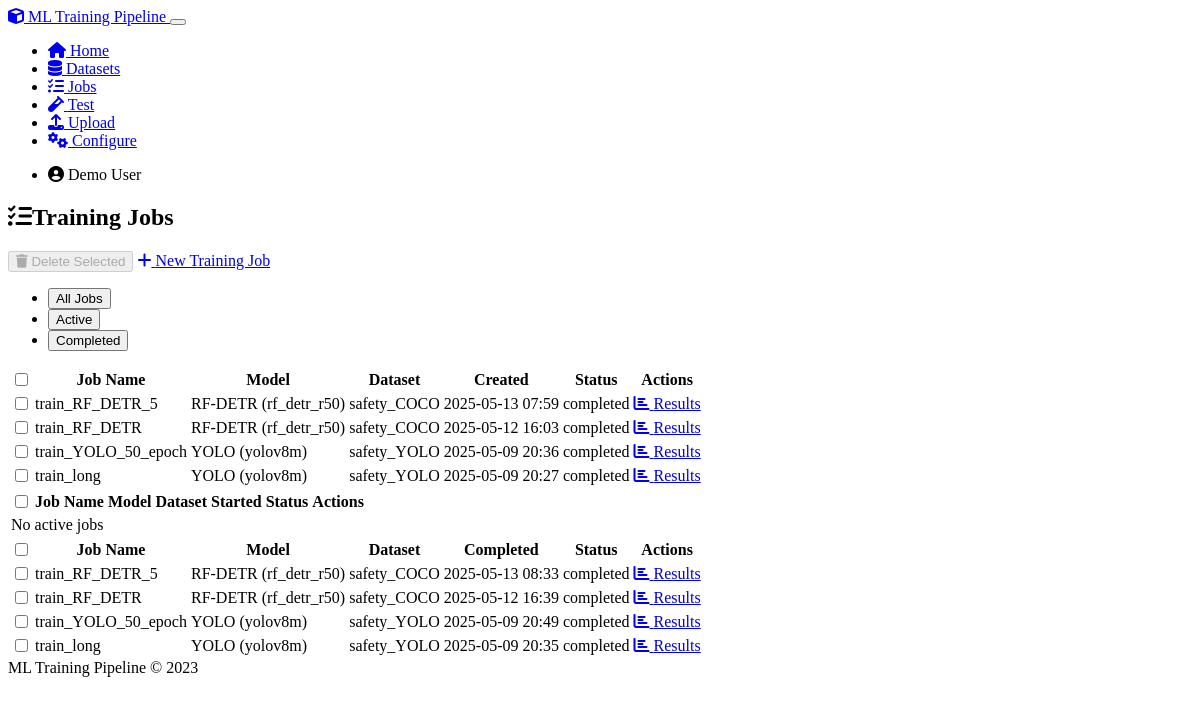
Page /jobs on the committed database.
### models.py (models this page shows, shortened)
class TrainingJob(db.Model):
    id = db.Column(db.Integer, primary_key=True)
    job_name = db.Column(db.String(120), nullable=False)
    model_type = db.Column(db.String(20), nullable=False)  # YOLO, RF-DETR
    model_variant = db.Column(db.String(20), nullable=False)  # e.g., yolov5s, rf_detr_r50
    hyperparameters = db.Column(db.Text, nullable=False)  # JSON-serialized hyperparameters
    status = db.Column(db.String(20), default='pending')  # pending, running, completed, failed
    mlflow_run_id = db.Column(db.String(36))  # MLFlow run ID
    dagster_run_id = db.Column(db.String(36))  # Dagster run ID
    created_at = db.Column(db.DateTime, default=datetime.utcnow)
    started_at = db.Column(db.DateTime)
    completed_at = db.Column(db.DateTime)
    error_message = db.Column(db.Text)
    user_id = db.Column(db.Integer, db.ForeignKey('user.id'), nullable=False)
    dataset_id = db.Column(db.Integer, db.ForeignKey('dataset.id'), nullable=False)

class Dataset(db.Model):
    id = db.Column(db.Integer, primary_key=True)
    name = db.Column(db.String(120), nullable=False)
    description = db.Column(db.Text)
    data_path = db.Column(db.String(256), nullable=False)
    format_type = db.Column(db.String(20), nullable=False)  # COCO, YOLO, VOC, etc.
    class_names = db.Column(db.Text)  # JSON-serialized list of class names
    image_count = db.Column(db.Integer, default=0)
    created_at = db.Column(db.DateTime, default=datetime.utcnow)
    user_id = db.Column(db.Integer, db.ForeignKey('user.id'), nullable=False)
    training_jobs = db.relationship('TrainingJob', backref='dataset', lazy='dynamic')

### routes.py (the view)
    @app.route('/jobs')
    def list_jobs():
        user_id = ensure_default_user()
        jobs = TrainingJob.query.filter_by(user_id=user_id).order_by(TrainingJob.created_at.desc()).all()
        return render_template('jobs.html', title='Training Jobs', jobs=jobs)

### routes.py (called while the page is built, shortened)
def ensure_default_user():
    default_user = User.query.filter_by(id=1).first()
    return default_user.id

### templates/jobs.html (shortened to what this page needs)
{% extends "layout.html" %}
{% block content %}
<div class="row">
    <div class="col-md-12">
        <div class="d-flex justify-content-between align-items-center mb-4">
            <h2><i class="fas fa-tasks me-2"></i>Training Jobs</h2>
            <div>
                <button id="delete-selected-jobs" class="btn btn-danger me-2" disabled>
                    <i class="fas fa-trash me-1"></i> Delete Selected
                </button>
                <a href="{{ url_for('configure_training') }}" class="btn btn-primary">
                    <i class="fas fa-plus me-1"></i> New Training Job
                </a>
            </div>
        </div>
        {% if jobs %}
            <div class="card">
                <div class="card-header">
                    <ul class="nav nav-tabs card-header-tabs" id="jobTabs" role="tablist">
                        <li class="nav-item" role="presentation">
                            <button class="nav-link active" id="all-tab" data-bs-toggle="tab" data-bs-target="#all" type="button" role="tab" aria-controls="all" aria-selected="true">All Jobs</button>
                        </li>
                        <li class="nav-item" role="presentation">
                            <button class="nav-link" id="active-tab" data-bs-toggle="tab" data-bs-target="#active" type="button" role="tab" aria-controls="active" aria-selected="false">Active</button>
                        </li>
                        <li class="nav-item" role="presentation">
                            <button class="nav-link" id="completed-tab" data-bs-toggle="tab" data-bs-target="#completed" type="button" role="tab" aria-controls="completed" aria-selected="false">Completed</button>
                        </li>
                    </ul>
                </div>
                <div class="card-body">
                    <div class="tab-content" id="jobTabsContent">
                        <div class="tab-pane fade show active" id="all" role="tabpanel" aria-labelledby="all-tab">
                            <div class="table-responsive">
                                <table class="table table-hover align-middle">
                                    <thead>
                                        <tr>
                                            <th><input type="checkbox" id="select-all-jobs" class="form-check-input"></th>
                                            <th>Job Name</th>
                                            <th>Model</th>
                                            <th>Dataset</th>
                                            <th>Created</th>
                                            <th>Status</th>
                                            <th>Actions</th>
                                        </tr>
                                    </thead>
                                    <tbody>
                                        {% for job in jobs %}
                                        <tr>
                                            <td>
                                                <input class="form-check-input job-checkbox" type="checkbox" value="{{ job.id }}" id="job-{{ job.id }}" {% if job.status == 'running' %}disabled{% endif %}>
                                            </td>
                                            <td>{{ job.job_name }}</td>
                                            <td>{{ job.model_type.upper() }} ({{ job.model_variant }})</td>
                                            <td>{{ job.dataset.name }}</td>
                                            <td>{{ job.created_at.strftime('%Y-%m-%d %H:%M') }}</td>
                                            <td>
                                                <span class="badge {% if job.status == 'completed' %}bg-success{% elif job.status == 'failed' %}bg-danger{% elif job.status == 'running' %}bg-primary{% elif job.status == 'cancelled' %}bg-warning{% else %}bg-secondary{% endif %}">
                                                    {{ job.status }}
                                                </span>
                                            </td>
                                            <td>
                                                {% if job.status == 'running' or job.status == 'pending' %}
                                                <a href="{{ url_for('monitor_training', job_id=job.id) }}" class="btn btn-sm btn-outline-primary">
                                                    <i class="fas fa-chart-line me-1"></i> Monitor
                                                </a>
                                                {% elif job.status == 'completed' %}
                                                <a href="{{ url_for('training_results', job_id=job.id) }}" class="btn btn-sm btn-outline-success">
                                                    <i class="fas fa-chart-bar me-1"></i> Results
                                                </a>
                                                {% else %}
                                                <a href="{{ url_for('monitor_training', job_id=job.id) }}" class="btn btn-sm btn-outline-secondary">
                                                    <i class="fas fa-info-circle me-1"></i> Details
                                                </a>
                                                {% endif %}
                                            </td>
                                        </tr>
                                        {% endfor %}
                                    </tbody>
                                </table>
                            </div>
                        </div>
                        <div class="tab-pane fade" id="active" role="tabpanel" aria-labelledby="active-tab">
                            <div class="table-responsive">
                                <table class="table table-hover align-middle">
                                    <thead>
                                        <tr>
                                            <th><input type="checkbox" id="select-all-active-jobs" class="form-check-input"></th>
                                            <th>Job Name</th>
                                            <th>Model</th>
                                            <th>Dataset</th>
                                            <th>Started</th>
                                            <th>Status</th>
                                            <th>Actions</th>
                                        </tr>
                                    </thead>
                                    <tbody>
                                        {% set active_jobs = jobs|selectattr('status', 'in', ['pending', 'running'])|list %}
                                        {% if active_jobs %}
                                            {% for job in active_jobs %}
                                            <tr>
                                                <td>
                                                    <input class="form-check-input job-checkbox" type="checkbox" value="{{ job.id }}" id="active-job-{{ job.id }}" {% if job.status == 'running' %}disabled{% endif %}>
                                                </td>
                                                <td>{{ job.job_name }}</td>
                                                <td>{{ job.model_type.upper() }} ({{ job.model_variant }})</td>
                                                <td>{{ job.dataset.name }}</td>
                                                <td>{{ job.started_at.strftime('%Y-%m-%d %H:%M') if job.started_at else 'Pending' }}</td>
                                                <td>
                                                    <span class="badge {% if job.status == 'running' %}bg-primary{% else %}bg-secondary{% endif %}">
                                                        {{ job.status }}
                                                    </span>
                                                </td>
                                                <td>
                                                    <a href="{{ url_for('monitor_training', job_id=job.id) }}" class="btn btn-sm btn-outline-primary">
                                                        <i class="fas fa-chart-line me-1"></i> Monitor
                                                    </a>
                                                </td>
                                            </tr>
                                            {% endfor %}
                                        {% else %}
                                            <tr>
                                                <td colspan="6" class="text-center">No active jobs</td>
                                            </tr>
                                        {% endif %}
                                    </tbody>
                                </table>
                            </div>
                        </div>
                        <div class="tab-pane fade" id="completed" role="tabpanel" aria-labelledby="completed-tab">
                            <div class="table-responsive">
                                <table class="table table-hover align-middle">
                                    <thead>
                                        <tr>
                                            <th><input type="checkbox" id="select-all-completed-jobs" class="form-check-input"></th>
                                            <th>Job Name</th>
                                            <th>Model</th>
                                            <th>Dataset</th>
                                            <th>Completed</th>
                                            <th>Status</th>
                                            <th>Actions</th>
                                        </tr>
                                    </thead>
                                    <tbody>
                                        {% set completed_jobs = jobs|selectattr('status', 'equalto', 'completed')|list %}
                                        {% if completed_jobs %}
                                            {% for job in completed_jobs %}
                                            <tr>
                                                <td>
                                                    <input class="form-check-input job-checkbox" type="checkbox" value="{{ job.id }}" id="completed-job-{{ job.id }}">
                                                </td>
                                                <td>{{ job.job_name }}</td>
                                                <td>{{ job.model_type.upper() }} ({{ job.model_variant }})</td>
                                                <td>{{ job.dataset.name }}</td>
                                                <td>{{ job.completed_at.strftime('%Y-%m-%d %H:%M') if job.completed_at else 'N/A' }}</td>
                                                <td>
                                                    <span class="badge bg-success">completed</span>
                                                </td>
                                                <td>
                                                    <a href="{{ url_for('training_results', job_id=job.id) }}" class="btn btn-sm btn-outline-success">
                                                        <i class="fas fa-chart-bar me-1"></i> Results
                                                    </a>
                                                </td>
                                            </tr>
                                            {% endfor %}
                                        {% else %}
                                            <tr>
                                                <td colspan="6" class="text-center">No completed jobs</td>
                                            </tr>
                                        {% endif %}
                                    </tbody>
                                </table>
                            </div>
                        </div>
                    </div>
                </div>
            </div>
        {% endif %}
    </div>
</div>
{% endblock %}

### rows in the picture
TrainingJob: job_name "train_RF_DETR_5", model_type "RF-DETR", model_variant "rf_detr_r50", dataset.name "safety_COCO", created_at "2025-05-13 07:59", status "completed", completed_at "2025-05-13 08:33"
TrainingJob: job_name "train_RF_DETR", model_type "RF-DETR", model_variant "rf_detr_r50", dataset.name "safety_COCO", created_at "2025-05-12 16:03", status "completed", completed_at "2025-05-12 16:39"
TrainingJob: job_name "train_YOLO_50_epoch", model_type "YOLO", model_variant "yolov8m", dataset.name "safety_YOLO", created_at "2025-05-09 20:36", status "completed", completed_at "2025-05-09 20:49"
TrainingJob: job_name "train_long", model_type "YOLO", model_variant "yolov8m", dataset.name "safety_YOLO", created_at "2025-05-09 20:27", status "completed", completed_at "2025-05-09 20:35"
